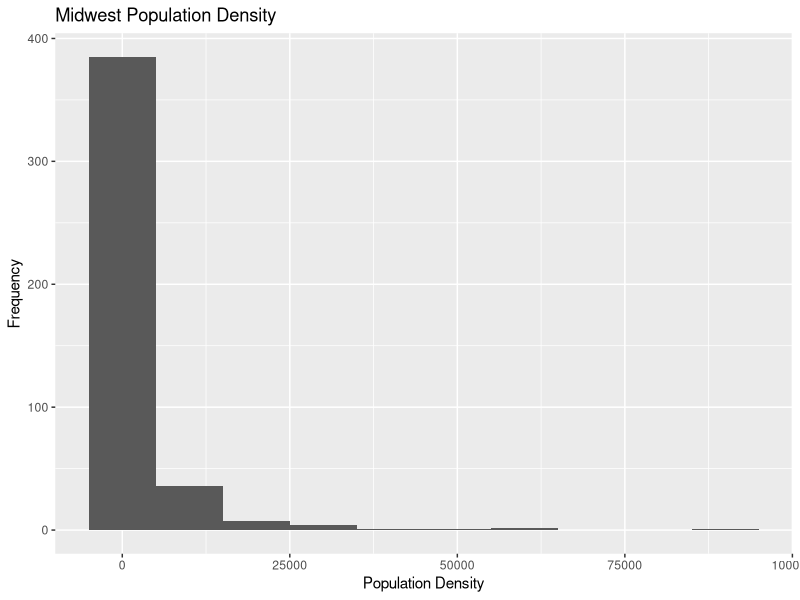
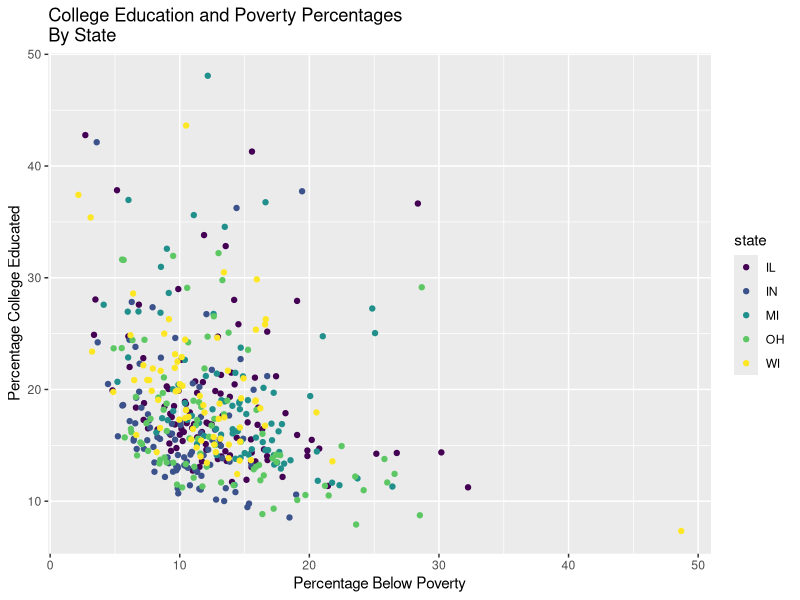
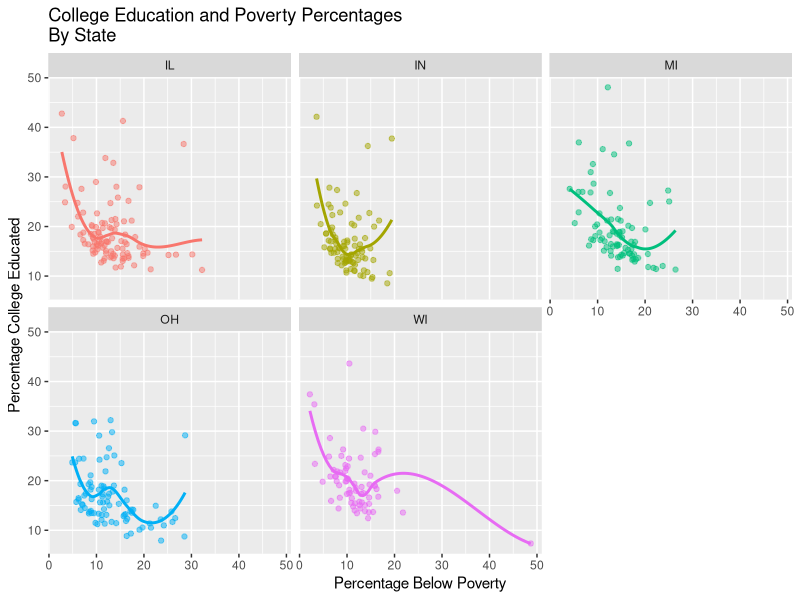

Reproduce these figures in R, in order.
## ---- chunk 1
#| label: load-packages
#| message: false

library(tidyverse)
library(viridis)
## ---- chunk 2
#|ex-1
ggplot(midwest, aes(x = popdensity))+
  geom_histogram(binwidth = 10000)+
  labs(title = "Midwest Population Density", y = "Frequency", x = "Population Density")

## ---- chunk 3
#|ex-2
ggplot(midwest, aes(x = percbelowpoverty, y = percollege, color = state))+
  geom_point()+
  labs(title = "College Education and Poverty Percentages \nBy State", x = "Percentage Below Poverty", y = "Percentage College Educated") +
scale_color_viridis_d()

## ---- chunk 4
#|ex-4
ggplot(midwest, aes(x = percbelowpoverty, y = percollege, color = state))+
  geom_smooth(se = FALSE, show.legend = F)+
  geom_point(show.legend = F, alpha = .5)+
  facet_wrap(~state)+
  labs(title = "College Education and Poverty Percentages \nBy State", x = "Percentage Below Poverty", y = "Percentage College Educated") 
